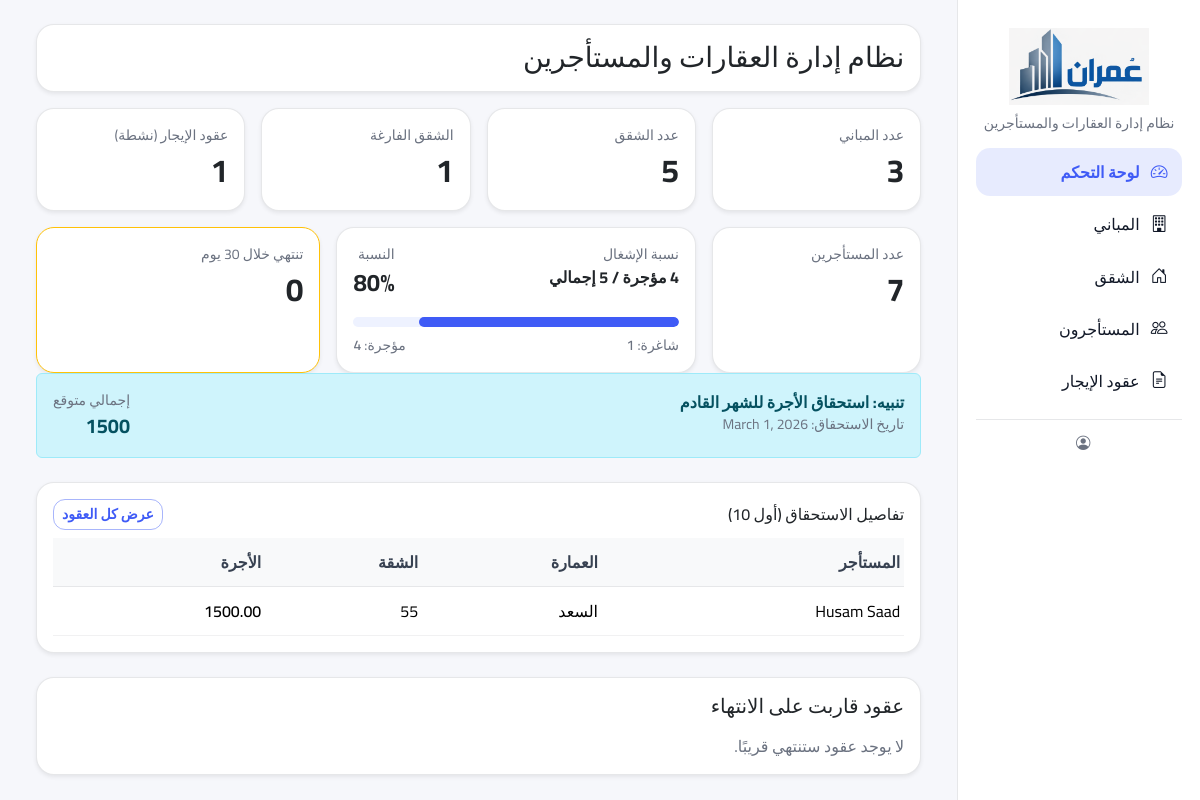
The app's page /, older data.
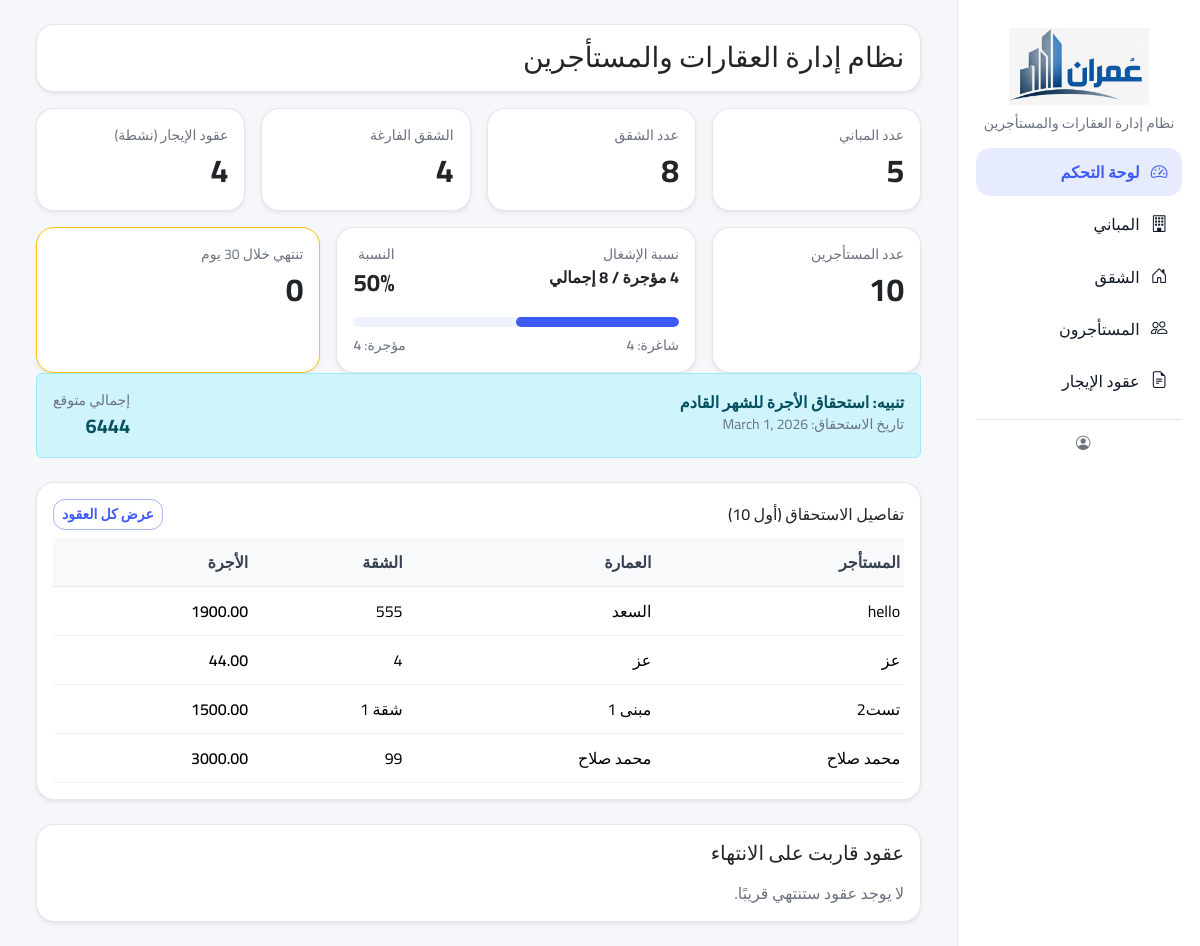
The same page, newer data.
### listings/models.py (models this page shows, shortened)
class Lease(models.Model):
    class Status(models.TextChoices):
        ACTIVE = "ACTIVE", "نشط"
        EXPIRED = "EXPIRED", "منتهي"
        ENDED = "ENDED", "منتهي"
    apartment = models.ForeignKey(
        Apartment,
        verbose_name="الشقة",
        on_delete=models.PROTECT,
        related_name="leases"
    )
    tenant = models.ForeignKey(
        Tenant,
        verbose_name="المستأجر",
        on_delete=models.PROTECT,
        related_name="leases"
    )
    start_date = models.DateField("تاريخ البداية")
    end_date = models.DateField("تاريخ النهاية", null=True, blank=True)
    rent_amount = models.DecimalField("قيمة الإيجار المتفق عليها", max_digits=12, decimal_places=2)
    security_deposit = models.DecimalField("مبلغ التأمين", max_digits=12, decimal_places=2, default=0)
    status = models.CharField("حالة العقد", max_length=10, choices=Status.choices, default=Status.ACTIVE)
    notes = models.TextField("ملاحظات", blank=True)
    class Meta:
        verbose_name = "عقد"
        verbose_name_plural = "العقود"
        ordering = ["-start_date"]
        constraints = [
            models.UniqueConstraint(
                fields=["apartment"],
                condition=models.Q(status="ACTIVE"),
                name="unique_active_lease_per_apartment",
            )
        ]

class Tenant(models.Model):
    full_name = models.CharField("اسم المستأجر", max_length=150)
    phone = models.CharField("رقم الهاتف", max_length=50, blank=True)
    id_number = models.CharField("رقم الهوية", max_length=50, blank=True)
    address = models.CharField("العنوان", max_length=255, blank=True)
    photo = models.ImageField(
        "الصورة الشخصية",
        upload_to="tenant_photos/",
        blank=True,
        null=True
    )
    id_image = models.ImageField("صورة الهوية", upload_to="tenant_ids/", blank=True, null=True)
    notes = models.TextField("ملاحظات", blank=True)
    class Meta:
        verbose_name = "مستأجر"
        verbose_name_plural = "المستأجرون"
        ordering = ["full_name"]

class Apartment(models.Model):
    class Status(models.TextChoices):
        VACANT = "VACANT", "شاغرة"
        RENTED = "RENTED", "مؤجرة"
        MAINTENANCE = "MAINT", "صيانة"
    building = models.ForeignKey(
        Building,
        verbose_name="العمارة",
        on_delete=models.CASCADE,
        related_name="apartments"
    )
    apartment_no = models.CharField("رقم الشقة", max_length=50)
    floor = models.CharField("الطابق", max_length=50, blank=True)
    rooms = models.PositiveSmallIntegerField("عدد الغرف", default=0)
    area_m2 = models.DecimalField("المساحة (م²)", max_digits=8, decimal_places=2, default=0)
    rent_amount = models.DecimalField("قيمة الإيجار", max_digits=12, decimal_places=2, default=0)
    status = models.CharField("الحالة", max_length=10, choices=Status.choices, default=Status.VACANT)
    notes = models.TextField("ملاحظات", blank=True)
    class Meta:
        verbose_name = "شقة"
        verbose_name_plural = "الشقق"
        unique_together = ("building", "apartment_no")
        ordering = ["building", "apartment_no"]

class Building(models.Model):
    name = models.CharField("اسم العمارة", max_length=150)
    address = models.CharField("العنوان", max_length=255, blank=True)
    notes = models.TextField("ملاحظات", blank=True)
    class Meta:
        verbose_name = "عمارة"
        verbose_name_plural = "العمارات"
        ordering = ["name"]

### listings/views.py (the view)
# urls.py: path("", views.dashboard, name="dashboard"),
def dashboard(request):
    today = timezone.now().date()
    soon_days = 30
    soon_until = today + timedelta(days=soon_days)
    expiring_qs = (
        Lease.objects
        .select_related("apartment", "tenant", "apartment__building")
        .filter(status="ACTIVE", end_date__isnull=False, end_date__gte=today, end_date__lte=soon_until)
        .order_by("end_date")
    )
    month_start = today.replace(day=1)
    if month_start.month == 12:
        next_month_start = month_start.replace(year=month_start.year + 1, month=1)
    else:
        next_month_start = month_start.replace(month=month_start.month + 1)
    rent_notice_start = next_month_start - timedelta(days=30)   # قبل أسبوع
    rent_notice_end = next_month_start - timedelta(days=1)     # قبل يوم من بداية الشهر
    show_rent_notice = rent_notice_start <= today <= rent_notice_end
    rent_due_qs = (
        Lease.objects
        .select_related("apartment", "tenant", "apartment__building")
        .filter(status="ACTIVE", start_date__lte=next_month_start)
        .filter(Q(end_date__isnull=True) | Q(end_date__gte=next_month_start))
        .order_by("apartment__building__name", "apartment__apartment_no")
    )
    rent_due_qs = rent_due_qs.order_by("apartment__building__name", "apartment__apartment_no")
    rent_due_total = rent_due_qs.aggregate(total=Sum("rent_amount"))["total"] or 0
    stats = {
        "buildings": Building.objects.count(),
        "apartments": Apartment.objects.count(),
        "vacant": Apartment.objects.filter(status="VACANT").count(),
        "rented": Apartment.objects.filter(status="RENTED").count(),
        "tenants": Tenant.objects.count(),
        "active_leases": Lease.objects.filter(status="ACTIVE").count(),
        "expiring_soon": expiring_qs.count(),
    }
    is_htmx = request.headers.get("HX-Request")
    template = "listings/partials/dashboard_partial.html" if is_htmx else "listings/dashboard.html"
    return render(request, template, {
        "stats": stats,
        "expiring_leases": expiring_qs[:10],
        "soon_days": soon_days,
        "today": today,
        "danger_until": today + timedelta(days=7),
        "warning_until": today + timedelta(days=14),
        "show_rent_notice": show_rent_notice,
        "next_month_start": next_month_start,
        "rent_due_total": rent_due_total,
        "rent_due_leases": rent_due_qs[:10],  # أول 10 في اللوحة
    })

### listings/templates/listings/dashboard.html (shortened to what this page needs)
{% extends "layout/base.html" %}
{% block content %}
  {% include "listings/partials/dashboard_partial.html" %}
{% endblock %}

### listings/templates/listings/partials/dashboard_partial.html (shortened to what the changed rows need)
<div class="row g-3">
  <div class="col-12 col-md-6 col-xl-3">
    <div class="card h-100 shadow-sm">
      <div class="card-body">
        <div class="text-muted small">عدد المباني</div>
        <div class="fs-2 fw-bold">{{ stats.buildings }}</div>
      </div>
    </div>
  </div>
  <div class="col-12 col-md-6 col-xl-3">
    <div class="card h-100 shadow-sm">
      <div class="card-body">
        <div class="text-muted small">عدد الشقق</div>
        <div class="fs-2 fw-bold">{{ stats.apartments }}</div>
      </div>
    </div>
  </div>
  <div class="col-12 col-md-6 col-xl-3">
    <div class="card h-100 shadow-sm">
      <div class="card-body">
        <div class="text-muted small">الشقق الفارغة</div>
        <div class="fs-2 fw-bold">{{ stats.vacant }}</div>
      </div>
    </div>
  </div>
  <div class="col-12 col-md-6 col-xl-3">
    <div class="card h-100 shadow-sm">
      <div class="card-body">
        <div class="text-muted small">عقود الإيجار (نشطة)</div>
        <div class="fs-2 fw-bold">{{ stats.active_leases }}</div>
      </div>
    </div>
  </div>
  <div class="col-12 col-md-6 col-xl-3">
    <div class="card h-100 shadow-sm">
      <div class="card-body">
        <div class="text-muted small">عدد المستأجرين</div>
        <div class="fs-2 fw-bold">{{ stats.tenants }}</div>
      </div>
    </div>
  </div>
  <div class="col-12 col-xl-5">
    <div class="card h-100 shadow-sm">
      <div class="card-body">
        {% with occ=0 %}
          {% if stats.apartments %}
            {% widthratio stats.rented stats.apartments 100 as occ %}
          {% endif %}
          <div class="d-flex align-items-start justify-content-between">
            <div>
              <div class="text-muted small">نسبة الإشغال</div>
              <div class="fw-bold">
                {{ stats.rented }} مؤجرة /
                {{ stats.apartments }} إجمالي
              </div>
            </div>
            <div class="text-end">
              <div class="text-muted small">النسبة</div>
              <div class="fs-4 fw-bold">{{ occ }}%</div>
            </div>
          </div>
          <div class="mt-3">
            <div class="progress occ-progress">
              <div class="progress-bar occ-bar"
                   role="progressbar"
                   data-width="{{ occ|default:0 }}"
                   aria-valuenow="{{ occ|default:0 }}"
                   aria-valuemin="0"
                   aria-valuemax="100">
              </div>
            </div>
            <div class="d-flex justify-content-between mt-2 small text-muted">
              <span>شاغرة: <span class="fw-semibold">{{ stats.vacant }}</span></span>
            </div>
          </div>
        {% endwith %}
      </div>
    </div>
  </div>
</div>
  {% if show_rent_notice %}
    <div class="alert alert-info d-flex align-items-start justify-content-between gap-3 mb-4">
      <div>
        <div class="fw-bold">تنبيه: استحقاق الأجرة للشهر القادم</div>
        <div class="text-muted small">
          تاريخ الاستحقاق: {{ next_month_start }}
        </div>
      </div>
      <div class="text-end">
        <div class="small text-muted">إجمالي متوقع</div>
        <div class="fs-5 fw-bold">{{ rent_due_total }}</div>
      </div>
    </div>
    {% if rent_due_leases %}
      <div class="card shadow-sm mb-4">
        <div class="card-body">
          <div class="d-flex align-items-center justify-content-between mb-2">
            <h6 class="mb-0">تفاصيل الاستحقاق (أول 10)</h6>
            <a class="btn btn-sm btn-outline-primary" href="{% url 'lease_list' %}">عرض كل العقود</a>
          </div>
          <div class="table-responsive">
            <table class="table table-sm align-middle mb-0">
              <thead class="table-light">
                <tr>
                  <th>المستأجر</th>
                  <th>العمارة</th>
                  <th>الشقة</th>
                  <th class="text-end">الأجرة</th>
                </tr>
              </thead>
              <tbody>
                {% for l in rent_due_leases %}
                  <tr>
                    <td>{{ l.tenant.full_name }}</td>
                    <td>{{ l.apartment.building.name }}</td>
                    <td>{{ l.apartment.apartment_no }}</td>
                    <td class="text-end fw-semibold">{{ l.rent_amount }}</td>
                  </tr>
                {% endfor %}
              </tbody>
            </table>
          </div>
        </div>
      </div>
    {% endif %}
  {% endif %}

Row changes from the older to the newer data that the page shows:
removed Lease: tenant.full_name "Husam Saad", apartment.building.name "السعد", apartment.apartment_no "55", rent_amount "1500.00"
added Lease: tenant.full_name "hello", apartment.building.name "السعد", apartment.apartment_no "555", rent_amount "1900.00"
added Lease: tenant.full_name "عز", apartment.building.name "عز", apartment.apartment_no "4", rent_amount "44.00"
added Lease: tenant.full_name "تست2", apartment.building.name "مبنى 1", apartment.apartment_no "شقة 1", rent_amount "1500.00"
added Lease: tenant.full_name "محمد صلاح", apartment.building.name "محمد صلاح", apartment.apartment_no "99", rent_amount "3000.00"
Text that changed along with them:
{{ stats.buildings }}: "3" → "5"
{{ stats.apartments }}: "5" → "8"
{{ stats.vacant }}: "1" → "4"
{{ stats.active_leases }}: "1" → "4"
{{ stats.tenants }}: "7" → "10"
{{ occ }}: "80" → "50"
{{ occ|default:0 }}: 80 → 50 (drawn)
{{ rent_due_total }}: "1500" → "6444"
